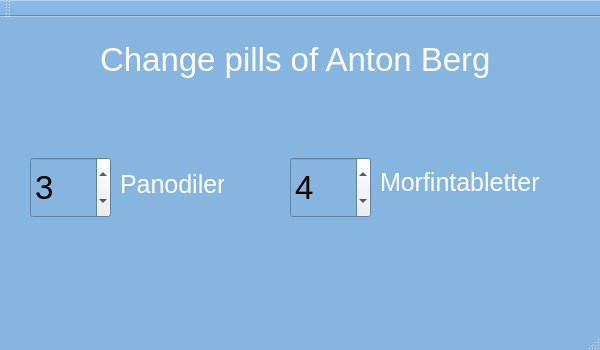
<?xml version="1.0" encoding="UTF-8"?>
<ui version="4.0">
 <class>MainMenu</class>
 <widget class="QMainWindow" name="MainMenu">
  <property name="enabled">
   <bool>false</bool>
  </property>
  <property name="geometry">
   <rect>
    <x>0</x>
    <y>0</y>
    <width>600</width>
    <height>350</height>
   </rect>
  </property>
  <property name="palette">
   <palette>
    <active>
     <colorrole role="Base">
      <brush brushstyle="SolidPattern">
       <color alpha="255">
        <red>255</red>
        <green>255</green>
        <blue>255</blue>
       </color>
      </brush>
     </colorrole>
     <colorrole role="Window">
      <brush brushstyle="SolidPattern">
       <color alpha="255">
        <red>134</red>
        <green>181</green>
        <blue>224</blue>
       </color>
      </brush>
     </colorrole>
    </active>
    <inactive>
     <colorrole role="Base">
      <brush brushstyle="SolidPattern">
       <color alpha="255">
        <red>255</red>
        <green>255</green>
        <blue>255</blue>
       </color>
      </brush>
     </colorrole>
     <colorrole role="Window">
      <brush brushstyle="SolidPattern">
       <color alpha="255">
        <red>134</red>
        <green>181</green>
        <blue>224</blue>
       </color>
      </brush>
     </colorrole>
    </inactive>
    <disabled>
     <colorrole role="Base">
      <brush brushstyle="SolidPattern">
       <color alpha="255">
        <red>134</red>
        <green>181</green>
        <blue>224</blue>
       </color>
      </brush>
     </colorrole>
     <colorrole role="Window">
      <brush brushstyle="SolidPattern">
       <color alpha="255">
        <red>134</red>
        <green>181</green>
        <blue>224</blue>
       </color>
      </brush>
     </colorrole>
    </disabled>
   </palette>
  </property>
  <property name="windowTitle">
   <string>MainMenu</string>
  </property>
  <widget class="QWidget" name="centralWidget">
   <widget class="QLabel" name="label">
    <property name="geometry">
     <rect>
      <x>100</x>
      <y>20</y>
      <width>390</width>
      <height>45</height>
     </rect>
    </property>
    <property name="palette">
     <palette>
      <active>
       <colorrole role="WindowText">
        <brush brushstyle="SolidPattern">
         <color alpha="255">
          <red>49</red>
          <green>55</green>
          <blue>57</blue>
         </color>
        </brush>
       </colorrole>
       <colorrole role="Dark">
        <brush brushstyle="SolidPattern">
         <color alpha="255">
          <red>255</red>
          <green>255</green>
          <blue>255</blue>
         </color>
        </brush>
       </colorrole>
       <colorrole role="Text">
        <brush brushstyle="SolidPattern">
         <color alpha="255">
          <red>49</red>
          <green>55</green>
          <blue>57</blue>
         </color>
        </brush>
       </colorrole>
       <colorrole role="ButtonText">
        <brush brushstyle="SolidPattern">
         <color alpha="255">
          <red>49</red>
          <green>55</green>
          <blue>57</blue>
         </color>
        </brush>
       </colorrole>
      </active>
      <inactive>
       <colorrole role="WindowText">
        <brush brushstyle="SolidPattern">
         <color alpha="255">
          <red>49</red>
          <green>55</green>
          <blue>57</blue>
         </color>
        </brush>
       </colorrole>
       <colorrole role="Dark">
        <brush brushstyle="SolidPattern">
         <color alpha="255">
          <red>255</red>
          <green>255</green>
          <blue>255</blue>
         </color>
        </brush>
       </colorrole>
       <colorrole role="Text">
        <brush brushstyle="SolidPattern">
         <color alpha="255">
          <red>49</red>
          <green>55</green>
          <blue>57</blue>
         </color>
        </brush>
       </colorrole>
       <colorrole role="ButtonText">
        <brush brushstyle="SolidPattern">
         <color alpha="255">
          <red>49</red>
          <green>55</green>
          <blue>57</blue>
         </color>
        </brush>
       </colorrole>
      </inactive>
      <disabled>
       <colorrole role="WindowText">
        <brush brushstyle="SolidPattern">
         <color alpha="255">
          <red>255</red>
          <green>255</green>
          <blue>255</blue>
         </color>
        </brush>
       </colorrole>
       <colorrole role="Dark">
        <brush brushstyle="SolidPattern">
         <color alpha="255">
          <red>255</red>
          <green>255</green>
          <blue>255</blue>
         </color>
        </brush>
       </colorrole>
       <colorrole role="Text">
        <brush brushstyle="SolidPattern">
         <color alpha="255">
          <red>255</red>
          <green>255</green>
          <blue>255</blue>
         </color>
        </brush>
       </colorrole>
       <colorrole role="ButtonText">
        <brush brushstyle="SolidPattern">
         <color alpha="255">
          <red>255</red>
          <green>255</green>
          <blue>255</blue>
         </color>
        </brush>
       </colorrole>
      </disabled>
     </palette>
    </property>
    <property name="font">
     <font>
      <pointsize>25</pointsize>
     </font>
    </property>
    <property name="text">
     <string>Change pills of Anton Berg</string>
    </property>
   </widget>
   <widget class="QSpinBox" name="Panodiler">
    <property name="geometry">
     <rect>
      <x>30</x>
      <y>140</y>
      <width>81</width>
      <height>61</height>
     </rect>
    </property>
    <property name="palette">
     <palette>
      <active>
       <colorrole role="WindowText">
        <brush brushstyle="SolidPattern">
         <color alpha="255">
          <red>49</red>
          <green>55</green>
          <blue>57</blue>
         </color>
        </brush>
       </colorrole>
       <colorrole role="Dark">
        <brush brushstyle="SolidPattern">
         <color alpha="255">
          <red>0</red>
          <green>0</green>
          <blue>0</blue>
         </color>
        </brush>
       </colorrole>
       <colorrole role="Text">
        <brush brushstyle="SolidPattern">
         <color alpha="255">
          <red>49</red>
          <green>55</green>
          <blue>57</blue>
         </color>
        </brush>
       </colorrole>
       <colorrole role="ButtonText">
        <brush brushstyle="SolidPattern">
         <color alpha="255">
          <red>49</red>
          <green>55</green>
          <blue>57</blue>
         </color>
        </brush>
       </colorrole>
      </active>
      <inactive>
       <colorrole role="WindowText">
        <brush brushstyle="SolidPattern">
         <color alpha="255">
          <red>49</red>
          <green>55</green>
          <blue>57</blue>
         </color>
        </brush>
       </colorrole>
       <colorrole role="Dark">
        <brush brushstyle="SolidPattern">
         <color alpha="255">
          <red>0</red>
          <green>0</green>
          <blue>0</blue>
         </color>
        </brush>
       </colorrole>
       <colorrole role="Text">
        <brush brushstyle="SolidPattern">
         <color alpha="255">
          <red>49</red>
          <green>55</green>
          <blue>57</blue>
         </color>
        </brush>
       </colorrole>
       <colorrole role="ButtonText">
        <brush brushstyle="SolidPattern">
         <color alpha="255">
          <red>49</red>
          <green>55</green>
          <blue>57</blue>
         </color>
        </brush>
       </colorrole>
      </inactive>
      <disabled>
       <colorrole role="WindowText">
        <brush brushstyle="SolidPattern">
         <color alpha="255">
          <red>0</red>
          <green>0</green>
          <blue>0</blue>
         </color>
        </brush>
       </colorrole>
       <colorrole role="Dark">
        <brush brushstyle="SolidPattern">
         <color alpha="255">
          <red>0</red>
          <green>0</green>
          <blue>0</blue>
         </color>
        </brush>
       </colorrole>
       <colorrole role="Text">
        <brush brushstyle="SolidPattern">
         <color alpha="255">
          <red>0</red>
          <green>0</green>
          <blue>0</blue>
         </color>
        </brush>
       </colorrole>
       <colorrole role="ButtonText">
        <brush brushstyle="SolidPattern">
         <color alpha="255">
          <red>0</red>
          <green>0</green>
          <blue>0</blue>
         </color>
        </brush>
       </colorrole>
      </disabled>
     </palette>
    </property>
    <property name="font">
     <font>
      <pointsize>25</pointsize>
     </font>
    </property>
    <property name="value">
     <number>3</number>
    </property>
   </widget>
   <widget class="QSpinBox" name="TicTacs">
    <property name="geometry">
     <rect>
      <x>290</x>
      <y>140</y>
      <width>81</width>
      <height>61</height>
     </rect>
    </property>
    <property name="palette">
     <palette>
      <active>
       <colorrole role="WindowText">
        <brush brushstyle="SolidPattern">
         <color alpha="255">
          <red>49</red>
          <green>55</green>
          <blue>57</blue>
         </color>
        </brush>
       </colorrole>
       <colorrole role="Dark">
        <brush brushstyle="SolidPattern">
         <color alpha="255">
          <red>0</red>
          <green>0</green>
          <blue>0</blue>
         </color>
        </brush>
       </colorrole>
       <colorrole role="Text">
        <brush brushstyle="SolidPattern">
         <color alpha="255">
          <red>49</red>
          <green>55</green>
          <blue>57</blue>
         </color>
        </brush>
       </colorrole>
       <colorrole role="ButtonText">
        <brush brushstyle="SolidPattern">
         <color alpha="255">
          <red>49</red>
          <green>55</green>
          <blue>57</blue>
         </color>
        </brush>
       </colorrole>
      </active>
      <inactive>
       <colorrole role="WindowText">
        <brush brushstyle="SolidPattern">
         <color alpha="255">
          <red>49</red>
          <green>55</green>
          <blue>57</blue>
         </color>
        </brush>
       </colorrole>
       <colorrole role="Dark">
        <brush brushstyle="SolidPattern">
         <color alpha="255">
          <red>0</red>
          <green>0</green>
          <blue>0</blue>
         </color>
        </brush>
       </colorrole>
       <colorrole role="Text">
        <brush brushstyle="SolidPattern">
         <color alpha="255">
          <red>49</red>
          <green>55</green>
          <blue>57</blue>
         </color>
        </brush>
       </colorrole>
       <colorrole role="ButtonText">
        <brush brushstyle="SolidPattern">
         <color alpha="255">
          <red>49</red>
          <green>55</green>
          <blue>57</blue>
         </color>
        </brush>
       </colorrole>
      </inactive>
      <disabled>
       <colorrole role="WindowText">
        <brush brushstyle="SolidPattern">
         <color alpha="255">
          <red>0</red>
          <green>0</green>
          <blue>0</blue>
         </color>
        </brush>
       </colorrole>
       <colorrole role="Dark">
        <brush brushstyle="SolidPattern">
         <color alpha="255">
          <red>0</red>
          <green>0</green>
          <blue>0</blue>
         </color>
        </brush>
       </colorrole>
       <colorrole role="Text">
        <brush brushstyle="SolidPattern">
         <color alpha="255">
          <red>0</red>
          <green>0</green>
          <blue>0</blue>
         </color>
        </brush>
       </colorrole>
       <colorrole role="ButtonText">
        <brush brushstyle="SolidPattern">
         <color alpha="255">
          <red>0</red>
          <green>0</green>
          <blue>0</blue>
         </color>
        </brush>
       </colorrole>
      </disabled>
     </palette>
    </property>
    <property name="font">
     <font>
      <pointsize>25</pointsize>
     </font>
    </property>
    <property name="minimum">
     <number>0</number>
    </property>
    <property name="value">
     <number>4</number>
    </property>
   </widget>
   <widget class="QLabel" name="label_2">
    <property name="geometry">
     <rect>
      <x>120</x>
      <y>150</y>
      <width>104</width>
      <height>35</height>
     </rect>
    </property>
    <property name="palette">
     <palette>
      <active>
       <colorrole role="WindowText">
        <brush brushstyle="SolidPattern">
         <color alpha="255">
          <red>49</red>
          <green>55</green>
          <blue>57</blue>
         </color>
        </brush>
       </colorrole>
       <colorrole role="Dark">
        <brush brushstyle="SolidPattern">
         <color alpha="255">
          <red>255</red>
          <green>255</green>
          <blue>255</blue>
         </color>
        </brush>
       </colorrole>
       <colorrole role="Text">
        <brush brushstyle="SolidPattern">
         <color alpha="255">
          <red>49</red>
          <green>55</green>
          <blue>57</blue>
         </color>
        </brush>
       </colorrole>
       <colorrole role="ButtonText">
        <brush brushstyle="SolidPattern">
         <color alpha="255">
          <red>49</red>
          <green>55</green>
          <blue>57</blue>
         </color>
        </brush>
       </colorrole>
      </active>
      <inactive>
       <colorrole role="WindowText">
        <brush brushstyle="SolidPattern">
         <color alpha="255">
          <red>49</red>
          <green>55</green>
          <blue>57</blue>
         </color>
        </brush>
       </colorrole>
       <colorrole role="Dark">
        <brush brushstyle="SolidPattern">
         <color alpha="255">
          <red>255</red>
          <green>255</green>
          <blue>255</blue>
         </color>
        </brush>
       </colorrole>
       <colorrole role="Text">
        <brush brushstyle="SolidPattern">
         <color alpha="255">
          <red>49</red>
          <green>55</green>
          <blue>57</blue>
         </color>
        </brush>
       </colorrole>
       <colorrole role="ButtonText">
        <brush brushstyle="SolidPattern">
         <color alpha="255">
          <red>49</red>
          <green>55</green>
          <blue>57</blue>
         </color>
        </brush>
       </colorrole>
      </inactive>
      <disabled>
       <colorrole role="WindowText">
        <brush brushstyle="SolidPattern">
         <color alpha="255">
          <red>255</red>
          <green>255</green>
          <blue>255</blue>
         </color>
        </brush>
       </colorrole>
       <colorrole role="Dark">
        <brush brushstyle="SolidPattern">
         <color alpha="255">
          <red>255</red>
          <green>255</green>
          <blue>255</blue>
         </color>
        </brush>
       </colorrole>
       <colorrole role="Text">
        <brush brushstyle="SolidPattern">
         <color alpha="255">
          <red>255</red>
          <green>255</green>
          <blue>255</blue>
         </color>
        </brush>
       </colorrole>
       <colorrole role="ButtonText">
        <brush brushstyle="SolidPattern">
         <color alpha="255">
          <red>255</red>
          <green>255</green>
          <blue>255</blue>
         </color>
        </brush>
       </colorrole>
      </disabled>
     </palette>
    </property>
    <property name="font">
     <font>
      <pointsize>19</pointsize>
     </font>
    </property>
    <property name="text">
     <string>Panodiler</string>
    </property>
   </widget>
   <widget class="QLabel" name="label_3">
    <property name="geometry">
     <rect>
      <x>380</x>
      <y>150</y>
      <width>171</width>
      <height>31</height>
     </rect>
    </property>
    <property name="palette">
     <palette>
      <active>
       <colorrole role="WindowText">
        <brush brushstyle="SolidPattern">
         <color alpha="255">
          <red>49</red>
          <green>55</green>
          <blue>57</blue>
         </color>
        </brush>
       </colorrole>
       <colorrole role="Dark">
        <brush brushstyle="SolidPattern">
         <color alpha="255">
          <red>255</red>
          <green>255</green>
          <blue>255</blue>
         </color>
        </brush>
       </colorrole>
       <colorrole role="Text">
        <brush brushstyle="SolidPattern">
         <color alpha="255">
          <red>49</red>
          <green>55</green>
          <blue>57</blue>
         </color>
        </brush>
       </colorrole>
       <colorrole role="ButtonText">
        <brush brushstyle="SolidPattern">
         <color alpha="255">
          <red>49</red>
          <green>55</green>
          <blue>57</blue>
         </color>
        </brush>
       </colorrole>
      </active>
      <inactive>
       <colorrole role="WindowText">
        <brush brushstyle="SolidPattern">
         <color alpha="255">
          <red>49</red>
          <green>55</green>
          <blue>57</blue>
         </color>
        </brush>
       </colorrole>
       <colorrole role="Dark">
        <brush brushstyle="SolidPattern">
         <color alpha="255">
          <red>255</red>
          <green>255</green>
          <blue>255</blue>
         </color>
        </brush>
       </colorrole>
       <colorrole role="Text">
        <brush brushstyle="SolidPattern">
         <color alpha="255">
          <red>49</red>
          <green>55</green>
          <blue>57</blue>
         </color>
        </brush>
       </colorrole>
       <colorrole role="ButtonText">
        <brush brushstyle="SolidPattern">
         <color alpha="255">
          <red>49</red>
          <green>55</green>
          <blue>57</blue>
         </color>
        </brush>
       </colorrole>
      </inactive>
      <disabled>
       <colorrole role="WindowText">
        <brush brushstyle="SolidPattern">
         <color alpha="255">
          <red>255</red>
          <green>255</green>
          <blue>255</blue>
         </color>
        </brush>
       </colorrole>
       <colorrole role="Dark">
        <brush brushstyle="SolidPattern">
         <color alpha="255">
          <red>255</red>
          <green>255</green>
          <blue>255</blue>
         </color>
        </brush>
       </colorrole>
       <colorrole role="Text">
        <brush brushstyle="SolidPattern">
         <color alpha="255">
          <red>255</red>
          <green>255</green>
          <blue>255</blue>
         </color>
        </brush>
       </colorrole>
       <colorrole role="ButtonText">
        <brush brushstyle="SolidPattern">
         <color alpha="255">
          <red>255</red>
          <green>255</green>
          <blue>255</blue>
         </color>
        </brush>
       </colorrole>
      </disabled>
     </palette>
    </property>
    <property name="font">
     <font>
      <pointsize>19</pointsize>
     </font>
    </property>
    <property name="text">
     <string>Morfintabletter</string>
    </property>
   </widget>
  </widget>
  <widget class="QMenuBar" name="menuBar">
   <property name="geometry">
    <rect>
     <x>0</x>
     <y>0</y>
     <width>600</width>
     <height>27</height>
    </rect>
   </property>
  </widget>
  <widget class="QToolBar" name="mainToolBar">
   <attribute name="toolBarArea">
    <enum>TopToolBarArea</enum>
   </attribute>
   <attribute name="toolBarBreak">
    <bool>false</bool>
   </attribute>
  </widget>
  <widget class="QStatusBar" name="statusBar"/>
 </widget>
 <layoutdefault spacing="6" margin="11"/>
 <resources/>
 <connections/>
</ui>
